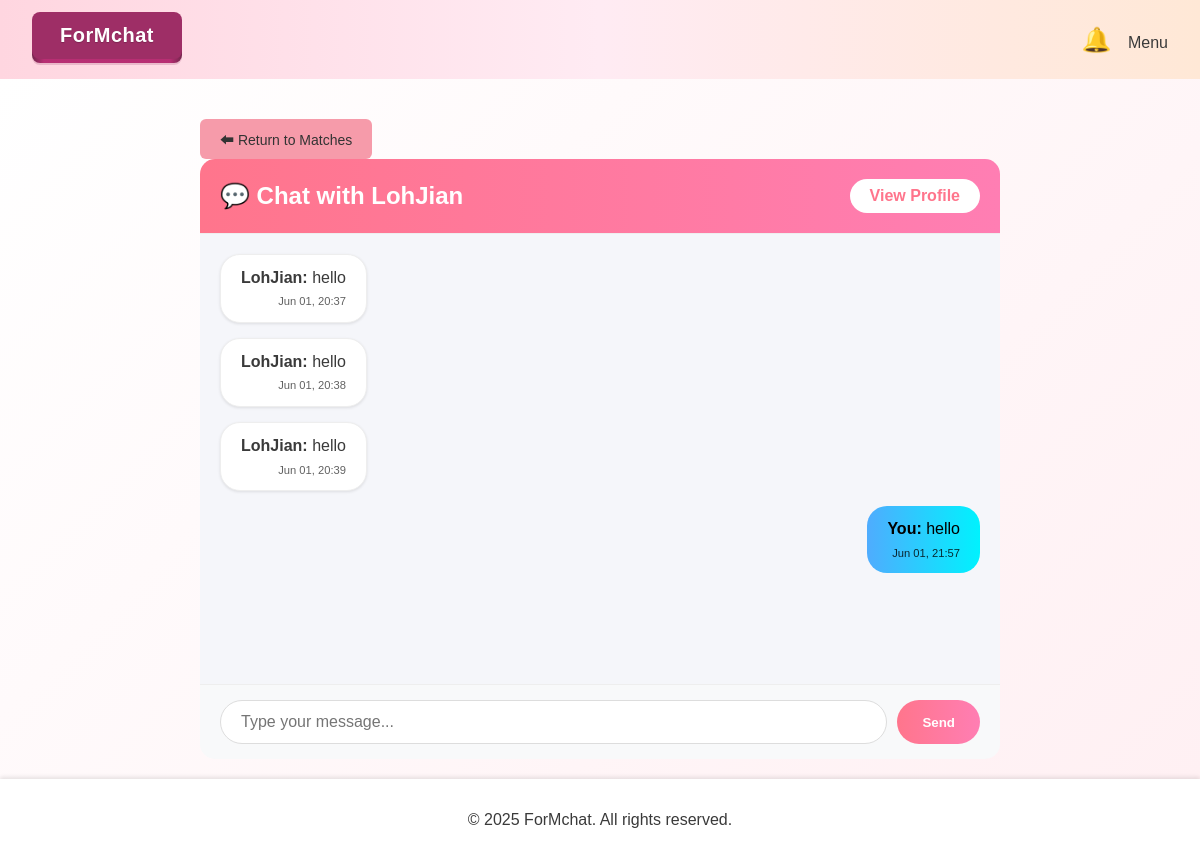
/chat/2 (signed in), run on the app's committed database.
### app.py (models this page shows)
class User(db.Model):
    __tablename__ = 'user'
    id = db.Column(db.Integer, primary_key=True)
    username = db.Column(db.String(100), nullable=False)
    email = db.Column(db.String(120), unique=True, nullable=False)
    password = db.Column(db.String(200), nullable=False)
    is_verified = db.Column(db.Boolean, default=False)
    verification_status = db.Column(db.String(100), default="Pending Approval")
    age = db.Column(db.Integer)
    race = db.Column(db.String(50))
    faculty = db.Column(db.String(50))
    sex = db.Column(db.String(10))
    bio = db.Column(db.Text)
    location = db.Column(db.String(100))
    avatar = db.Column(db.String(200), default=app.config['DEFAULT_AVATAR_PATH'])
    likes_received = db.relationship("Like", foreign_keys="Like.target_user_id", backref="target_user")
    loves_received = db.relationship("Love", foreign_keys="Love.target_user_id", backref="target_user")
    sent_messages = db.relationship('Message', foreign_keys='Message.sender_id', backref='sender')
    received_messages = db.relationship('Message', foreign_keys='Message.receiver_id', backref='receiver')
    last_login = db.Column(db.DateTime, default=datetime.utcnow)
    login_count = db.Column(db.Integer, default=0)

class Message(db.Model):
    __tablename__ = 'messages'
    id = db.Column(db.Integer, primary_key=True)
    sender_id = db.Column(db.Integer, db.ForeignKey('user.id'))
    receiver_id = db.Column(db.Integer, db.ForeignKey('user.id'))
    message = db.Column(db.Text)
    timestamp = db.Column(db.DateTime, default=datetime.now)

### app.py (the view, shortened to what this page needs)
@app.route('/chat/<int:other_user_id>', methods=['GET', 'POST'])
def chat(other_user_id):
    if 'user_id' not in session:
        return redirect(url_for('login'))
    current_user = User.query.get_or_404(session['user_id'])
    other_user = User.query.get_or_404(other_user_id)
    chat_history = Message.query.filter(
        ((Message.sender_id == current_user.id) & (Message.receiver_id == other_user.id)) |
        ((Message.sender_id == other_user.id) & (Message.receiver_id == current_user.id))
    ).order_by(Message.timestamp.asc()).all()
    return render_template(
        'chat.html',
        other_user=other_user,
        chat_history=chat_history
    )

### app.py (called while the page is built)
@app.before_request
def before_request():
    if 'session_id' not in session:
        session['session_id'] = secrets.token_hex(16)

def generate_csrf_token():
    if 'csrf_token' not in session:
        session['csrf_token'] = secrets.token_hex(16)
    return session['csrf_token']

@app.context_processor
def inject_user_and_notifications():
    user = None
    unread_count = 0
    if 'user_id' in session:
        user_id = session['user_id']
        user = User.query.get(user_id)
        unread_count = Notification.query.filter_by(user_id=user_id, is_read=False).count()
    return dict(user=user, unread_count=unread_count)

@app.context_processor   #pass current_user to render_template() again and always available in base.html
def inject_current_user():
    user_id = session.get('user_id')
    if user_id:
        current_user = User.query.get(user_id)
        return dict(current_user=current_user)
    return dict(current_user=None)

### ash/templates/chat.html (shortened to what this page needs)
{% extends "base.html" %}
{% block content %}
<div class="body-color">
    <div class="chat-container">
        <a href="{{ url_for('show_matches', user_id=other_user.id) }}" style="text-decoration: none;">
      <button style="padding: 10px 20px;">⬅ Return to Matches</button>
      </a>
        <div class="chat-header">
            <h2>💬 Chat with {{ other_user.username }}</h2>
            <a class="profile-btn" href="{{ url_for('userprofile-page', user_id=other_user.id) }}">
                View Profile
            </a>
        </div>
        <div class="chat-box" id="message-container">
            {% for msg in chat_history %}
                <div class="message {% if msg.sender_id == user.id %}you{% endif %}">
                    <div class="message-content">
                        <strong>{{ "You" if msg.sender_id == user.id else other_user.username }}:</strong>
                        <span>{{ msg.message }}</span>
                    </div>
                    <div class="timestamp">
                        {{ msg.timestamp.strftime('%b %d, %H:%M') }}
                    </div>
                </div>
            {% endfor %}
        </div>
        <form method="post" class="chat-form">
            <input type="text" name="message" class="message-input" placeholder="Type your message..." required>
            <button type="submit" class="send-btn">Send</button>
        </form>
    </div>
</div>
{% endblock %}

### frontend/static/css/style.css (style rules this page uses)
body { font-family: 'Arial', sans-serif; margin: 0; padding: 0; background-color: #FFD3B6; color: #3A3A3A; display: flex; flex-direction: column; min-height: 100vh; }
.body-color { flex: 1; display: flex; flex-direction: column; padding: 20px 0; background: linear-gradient(135deg, #ffffff 0%,#fff0f3 100% ); height: calc(100vh - 140px); }
a button { margin-top: 20px; background-color: #f69baa; color: #333; padding: 10px 20px; border: none; border-radius: 6px; cursor: pointer; font-size: 14px; }
button { position: relative; border: none; background: transparent; padding: 0; outline: none; cursor: pointer; font-family: sans-serif; }
input, textarea, select { padding: 0.8rem; border: 2px solid #ff99ac; border-radius: 8px; font-size: 1rem; transition: border-color 0.3s; }
body { background-color: #f8f9fa; }
.chat-container { flex: 1; display: flex; flex-direction: column; margin: 0 auto; width: 95%; max-width: 800px; height: calc(100vh - 140px); }
.chat-header { padding: 20px; background: linear-gradient(to right, #ff758c, #ff7eb3); border-bottom: 1px solid #eee; display: flex; justify-content: space-between; align-items: center; border-radius: 15px 15px 0 0; color: white; }
.chat-header h2 { margin: 0; font-size: 1.5rem; }
.profile-btn { background: white; color: #ff758c !important; padding: 8px 20px; border-radius: 20px; text-decoration: none; transition: all 0.3s ease; font-weight: 600; }
.chat-box { flex: 1; padding: 20px; overflow-y: auto; display: flex; flex-direction: column; gap: 15px; background: #f5f6fa; }
.message { max-width: 70%; padding: 12px 20px; border-radius: 20px; position: relative; animation: fadeIn 0.3s ease; line-height: 1.4; }
.message.you { background: linear-gradient(to right, #4facfe, #00f2fe); color: rgb(0, 0, 0); align-self: flex-end; }
.message:not(.you) { background: white; border: 1px solid #eee; align-self: flex-start; box-shadow: 0 1px 3px rgba(0,0,0,0.1); }
.message-content { word-break: break-word; }
.timestamp { font-size: 0.7rem; opacity: 0.8; margin-top: 5px; display: block; text-align: right; }
.chat-form { padding: 15px 20px; background: #f8f9fa; border-top: 1px solid #eee; display: flex; gap: 10px; border-radius: 0 0 15px 15px; }
.message-input { flex: 1; padding: 12px 20px; border: 1px solid #ddd; border-radius: 25px; font-size: 1rem; transition: all 0.3s ease; }
.send-btn { background: linear-gradient(to right, #ff758c, #ff7eb3); color: white; border: none; padding: 12px 25px; border-radius: 25px; cursor: pointer; transition: all 0.3s ease; font-weight: 600; }

### data on the page
User: username "LohJian"
Message: message "hello", timestamp "Jun 01, 20:37"
Message: message "hello", timestamp "Jun 01, 20:38"
Message: message "hello", timestamp "Jun 01, 20:39"
Message: sender_id "You", message "hello", timestamp "Jun 01, 21:57"
